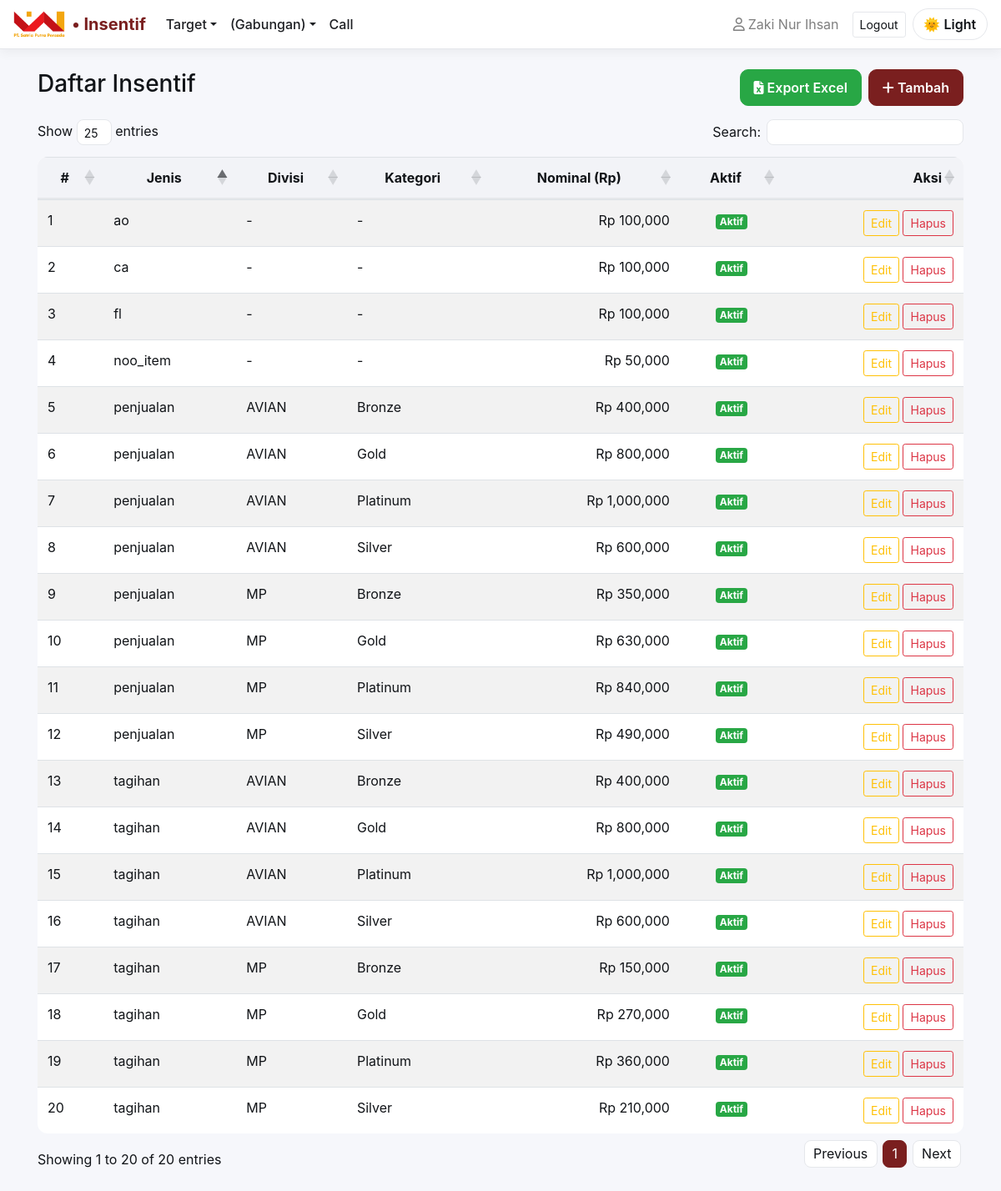
Screenshot of /insentif (signed in) with the database file from the repository.
### app.py (models this page shows)
class InsentifRate(db.Model):
    __tablename__ = "insentif_rate"
    id = db.Column(db.Integer, primary_key=True)
    jenis = db.Column(db.String(20), nullable=False)
    divisi = db.Column(db.String(10), nullable=True)       # MP | AVIAN | None
    kategori = db.Column(db.String(12), nullable=True)     # Bronze | Silver | Gold | Platinum | None
    amount = db.Column(db.Integer, nullable=False, default=0)
    is_active = db.Column(db.Boolean, default=True)
    __table_args__ = (
        db.UniqueConstraint("jenis", "divisi", "kategori", name="uq_insentif_key"),
    )

### app.py (the view)
@app.route("/insentif")
def insentif_list():
    rows = InsentifRate.query.order_by(
        InsentifRate.jenis.asc(),
        InsentifRate.divisi.asc().nullsfirst(),
        InsentifRate.kategori.asc().nullsfirst()
    ).all()
    try:
        return render_template("insentif_list.html", rows=rows)
    except:
        return render_template_string("""
        <div class="container p-4">
          <h3>Insentif Rate</h3>
          <p>
            <a href="{{ url_for('insentif_template') }}">Download Template</a> |
            <a href="{{ url_for('insentif_import') }}">Import Excel</a> |
            <a href="{{ url_for('insentif_new') }}">Tambah</a>
            | <a href="{{ url_for('override_list') }}">Override per Sales</a>
          </p>
          <table border="1" cellpadding="6" cellspacing="0">
            <tr><th>Jenis</th><th>Divisi</th><th>Kategori</th><th>Amount</th><th>Active</th><th>Aksi</th></tr>
            {% for r in rows %}
            <tr>
              <td>{{ r.jenis }}</td><td>{{ r.divisi or '-' }}</td><td>{{ r.kategori or '-' }}</td>
              <td>{{ "{:,}".format(r.amount) }}</td><td>{{ 'Ya' if r.is_active else 'Tidak' }}</td>
              <td>
                <a href="{{ url_for('insentif_edit', id=r.id) }}">Edit</a> |
                <form action="{{ url_for('insentif_delete', id=r.id) }}" method="post" style="display:inline" onsubmit="return confirm('Hapus?')">
                  <button type="submit">Delete</button>
                </form>
              </td>
            </tr>
            {% endfor %}
          </table>
        </div>
        """, rows=rows)

### app.py (called while the page is built)
def _admin_allowed(endpoint: str) -> bool:
    if not endpoint:
        return False
    always_ok = {"static", "login", "logout", "dashboard"}
    if endpoint in always_ok:
        return True
    allowed_prefixes = (
        "target_", "target_tagihan_",
        "call_", "noo_", "noo_only_", "ca_", "fl_ao_",
        "rekap", "insentif", "override"
    )
    return any(endpoint.startswith(p) for p in allowed_prefixes)

### templates/insentif_list.html (shortened to what this page needs)
{% extends "base.html" %}
{% block content %}
<div class="d-flex justify-content-between align-items-center mb-3">
  <h3>Daftar Insentif</h3>
  <div class="d-flex">
    <a href="{{ url_for('insentif_export') }}"
       class="btn btn-success mr-2">
      <i class="fas fa-file-excel"></i> Export Excel
    </a>
    <a href="{{ url_for('insentif_new') }}" class="btn btn-primary">
      <i class="fas fa-plus"></i> Tambah
    </a>
  </div>
</div>
  <div class="table-responsive">
    <table id="tabelInsentif" class="table table-striped table-hover align-middle">
      <thead>
        <tr class="text-center">
          <th class="text-center">#</th>
          <th class="text-center">Jenis</th>
          <th class="text-center">Divisi</th>
          <th class="text-center">Kategori</th>
          <th class="text-center">Nominal (Rp)</th>
          <th class="text-center">Aktif</th>
          <th class="text-right">Aksi</th>
        </tr>
      </thead>
      <tbody>
        {% for r in rows %}
        <tr>
          <td class="text-left"></td>
          <td>{{ r.jenis }}</td>
          <td>{{ r.divisi or '-' }}</td>
          <td>{{ r.kategori or '-' }}</td>
          <td class="text-right">Rp {{ "{:,.0f}".format(r.amount) }}</td>
          <td class="text-center">
            {% if r.is_active %}
              <span class="badge badge-success">Aktif</span>
            {% else %}
              <span class="badge badge-secondary">Nonaktif</span>
            {% endif %}
          </td>
          <td class="text-right">
            <a href="{{ url_for('insentif_edit', id=r.id) }}" class="btn btn-sm btn-outline-warning">Edit</a>
            <form action="{{ url_for('insentif_delete', id=r.id) }}" method="post"
                  style="display:inline" onsubmit="return confirm('Yakin ingin menghapus data ini?')">
              <button class="btn btn-sm btn-outline-danger">Hapus</button>
            </form>
          </td>
        </tr>
        {% endfor %}
      </tbody>
    </table>
</div>
{% endblock %}

### templates/base.html (style rules this page uses)
:root { --accent:#7A1F1F; --accent-2:#A02C2C; --bg:#F6F7FB; --card:#FFFFFF; --text:#111418; --muted:#6B7280; --border:#E5E7EB; --thead:#F2F3F7; --hover:#FEF2F2; --link:#7A1F1F; --toast-header:#7A1F1F; --toast-body:#ffffff; --success:#28a745; --success-hover:#218838; }
html,body { height:100% }
body { background:var(--bg); color:var(--text); -webkit-font-smoothing:antialiased; -moz-osx-font-smoothing:grayscale; transition:background .25s ease, color .25s ease; }
.btn-primary { background:var(--accent); border-color:var(--accent); border-radius:10px; padding:.55rem 1rem; font-weight:600; }
.btn-success { background:var(--success); border-color:var(--success); color:#fff; border-radius:10px; padding:.55rem 1rem; font-weight:600; }
.table { background:var(--card); color:var(--text); border-collapse:separate !important; border-spacing:0; overflow:hidden; border-radius:12px; }
.table thead th { background:var(--thead); color:var(--text); border-bottom:2px solid var(--border); font-weight:700; }
.table-responsive { overflow-x: auto; scrollbar-width: thin; }
a, .btn-link { color:var(--link); }

### rows the page displays
InsentifRate: jenis "ao", divisi "-", kategori "-", amount "100,000", is_active "Aktif"
InsentifRate: jenis "ca", divisi "-", kategori "-", amount "100,000", is_active "Aktif"
InsentifRate: jenis "fl", divisi "-", kategori "-", amount "100,000", is_active "Aktif"
InsentifRate: jenis "noo_item", divisi "-", kategori "-", amount "50,000", is_active "Aktif"
InsentifRate: jenis "penjualan", divisi "AVIAN", kategori "Bronze", amount "400,000", is_active "Aktif"
InsentifRate: jenis "penjualan", divisi "AVIAN", kategori "Gold", amount "800,000", is_active "Aktif"
InsentifRate: jenis "penjualan", divisi "AVIAN", kategori "Platinum", amount "1,000,000", is_active "Aktif"
InsentifRate: jenis "penjualan", divisi "AVIAN", kategori "Silver", amount "600,000", is_active "Aktif"
InsentifRate: jenis "penjualan", divisi "MP", kategori "Bronze", amount "350,000", is_active "Aktif"
InsentifRate: jenis "penjualan", divisi "MP", kategori "Gold", amount "630,000", is_active "Aktif"
InsentifRate: jenis "penjualan", divisi "MP", kategori "Platinum", amount "840,000", is_active "Aktif"
InsentifRate: jenis "penjualan", divisi "MP", kategori "Silver", amount "490,000", is_active "Aktif"
InsentifRate: jenis "tagihan", divisi "AVIAN", kategori "Bronze", amount "400,000", is_active "Aktif"
InsentifRate: jenis "tagihan", divisi "AVIAN", kategori "Gold", amount "800,000", is_active "Aktif"
InsentifRate: jenis "tagihan", divisi "AVIAN", kategori "Platinum", amount "1,000,000", is_active "Aktif"
InsentifRate: jenis "tagihan", divisi "AVIAN", kategori "Silver", amount "600,000", is_active "Aktif"
InsentifRate: jenis "tagihan", divisi "MP", kategori "Bronze", amount "150,000", is_active "Aktif"
InsentifRate: jenis "tagihan", divisi "MP", kategori "Gold", amount "270,000", is_active "Aktif"
InsentifRate: jenis "tagihan", divisi "MP", kategori "Platinum", amount "360,000", is_active "Aktif"
InsentifRate: jenis "tagihan", divisi "MP", kategori "Silver", amount "210,000", is_active "Aktif"

### other values shown
{{ u.full_name }} "Zaki Nur Ihsan"
